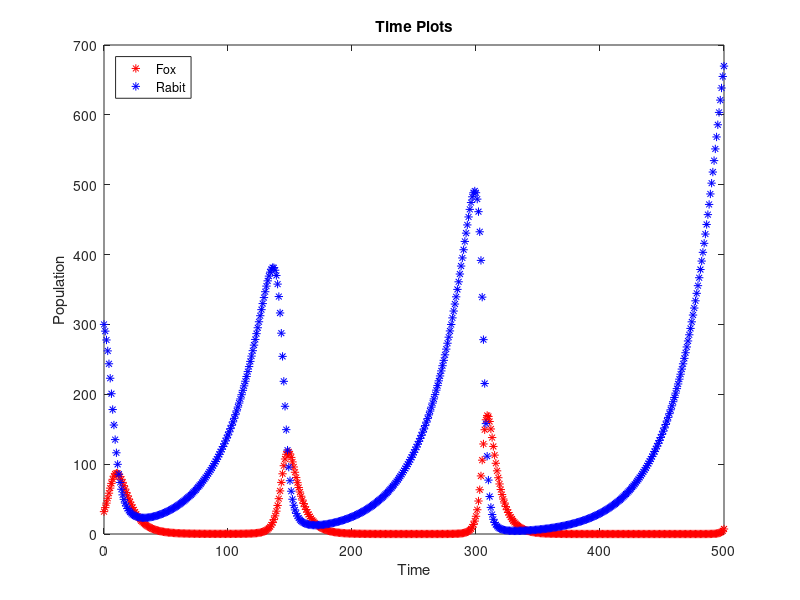

Source code (MATLAB):
# Command to Clear Command History
history -c

# Command to Clear Workspace with all Variables and Loaded Packages
clear all

# Command to Clear Command Window
clc

# Week 08 - In Class Practice Code
F = zeros(1,501);
R = zeros(1,501);

F(1) = 32;
R(1) = 300;

for i=1:500
  F(i+1) = 0.88*F(i) + 0.001*R(i)*F(i);
  R(i+1) = -0.002*R(i)*F(i) + 1.032*R(i);
end
F
R

n = [0:500];

figure(1)
plot(n, F, '*r', n, R, '*b');
title('Time Plots');
xlabel('Time');
ylabel('Population');
legend('Fox', 'Rabit', 'Location', 'northwest');

F(26)
R(26)
